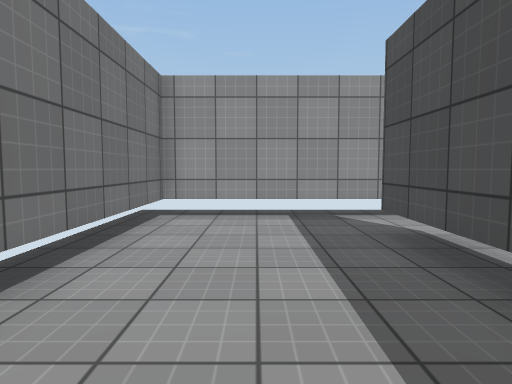
View 1 (above)

22 first-person views from a walk through a Unity game level. The camera is 1.2 m above the floor, tilts 4° down and sees 75° across. The floor is counted in squares, 1 m on a side. Each view is taken from the middle of a square. On the plan, view 1 faces up. The plan holds only what a view shows up to about 14 squares ahead; the rest is blank. The player is left out. Surface patterns are stand-ins for the level's own textures.

View 2
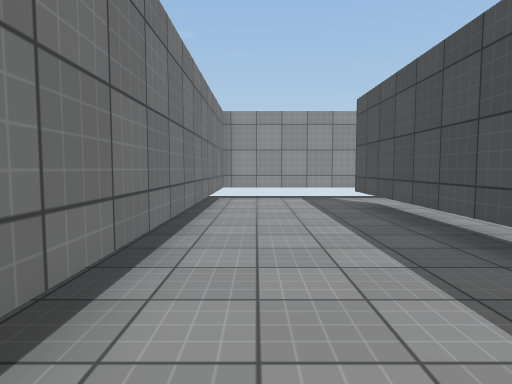

View 3
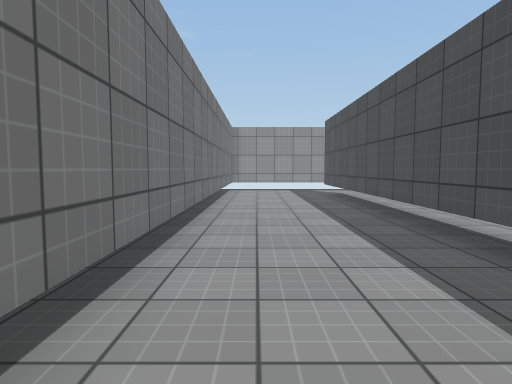

View 4
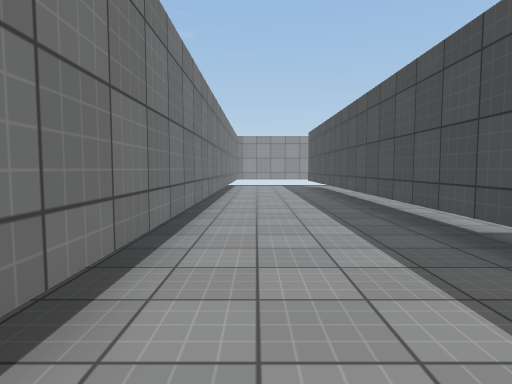

View 5
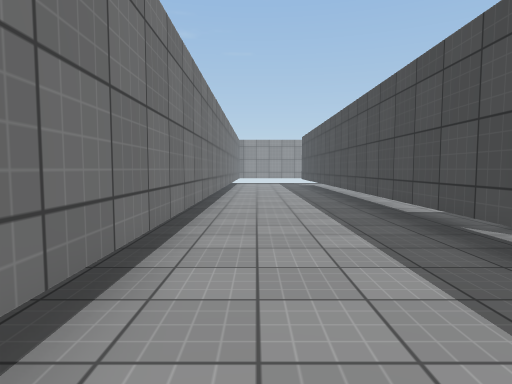

View 6
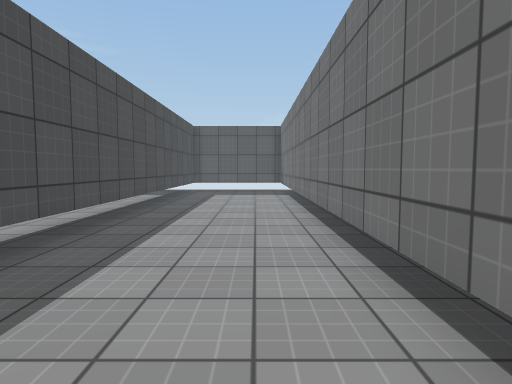

View 7
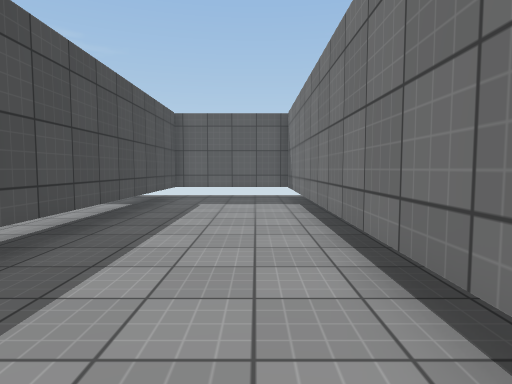

View 8
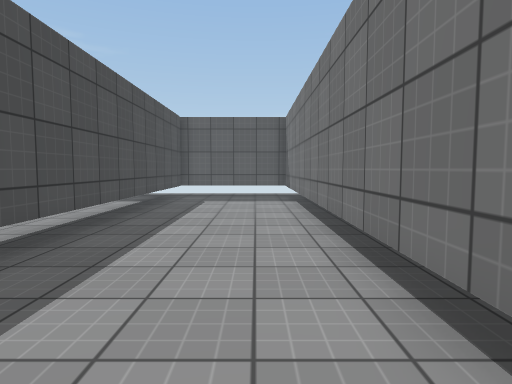

View 9
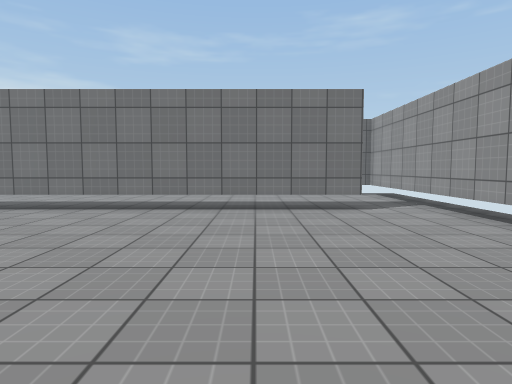

View 10
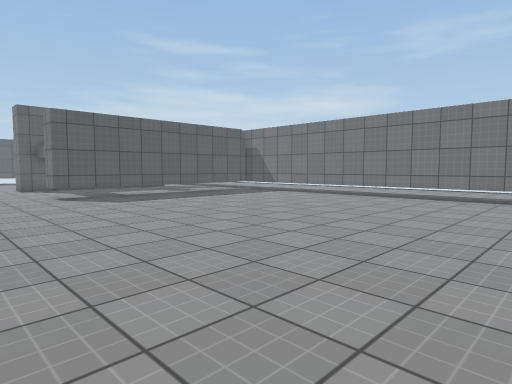

View 11
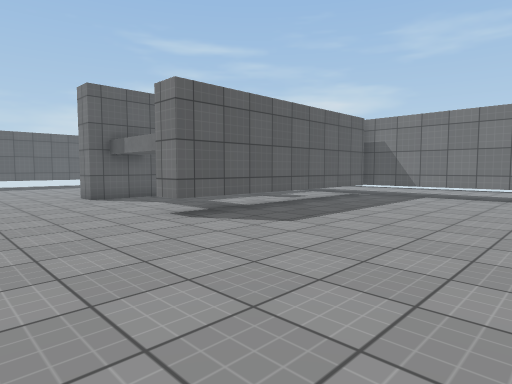

View 12
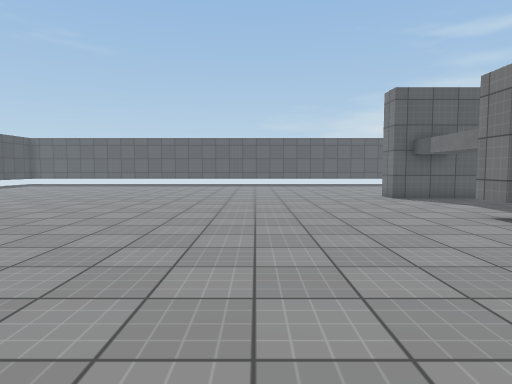

View 13
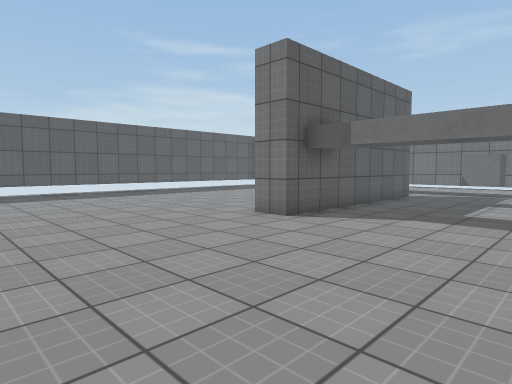

View 14
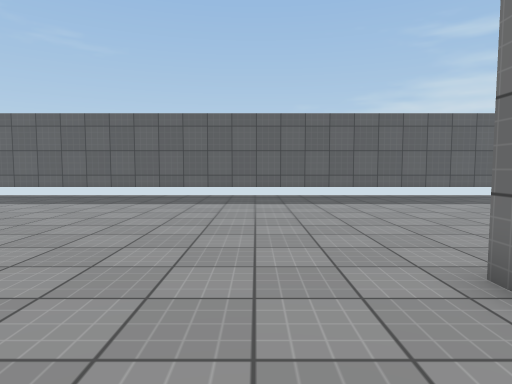

View 15
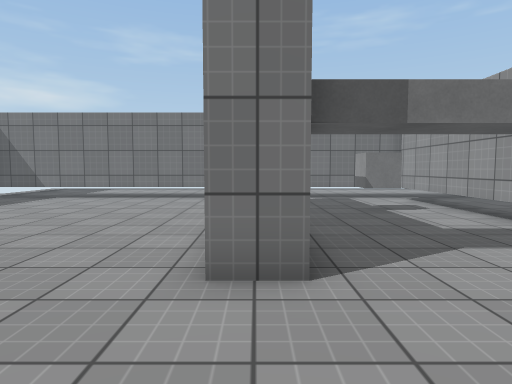

View 16
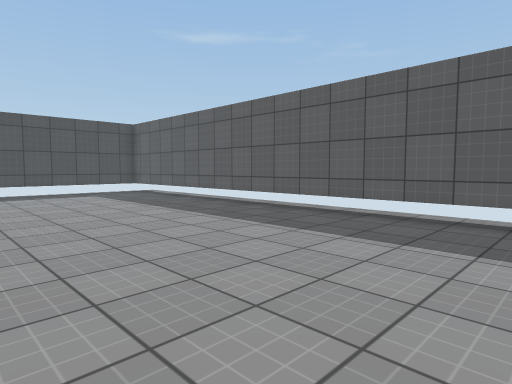

View 17
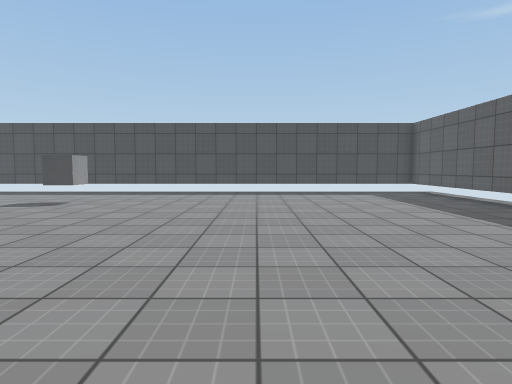

View 18
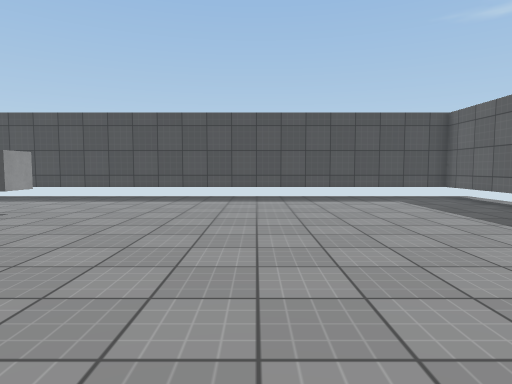

View 19
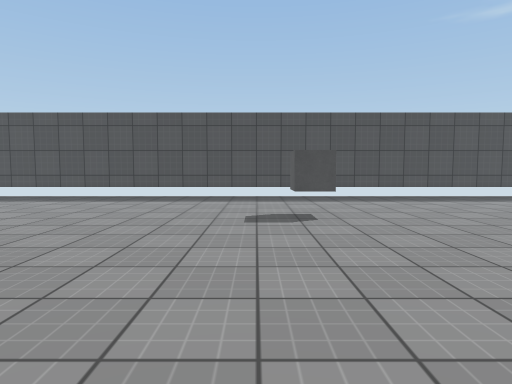

View 20
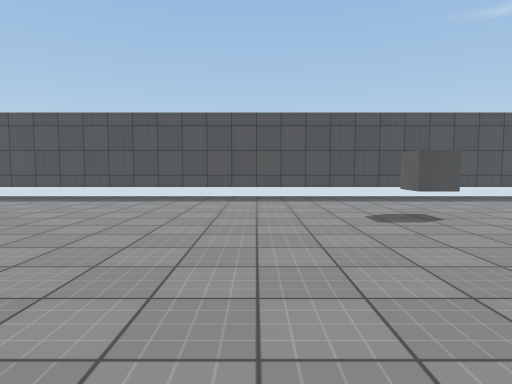

View 21
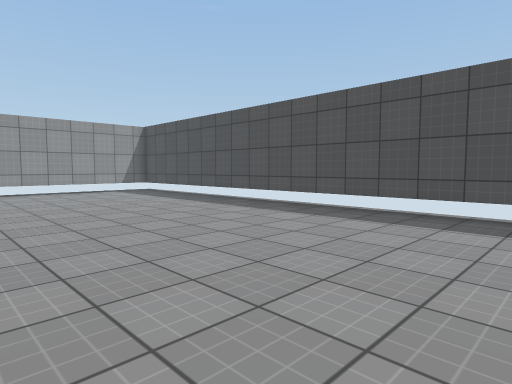

View 22
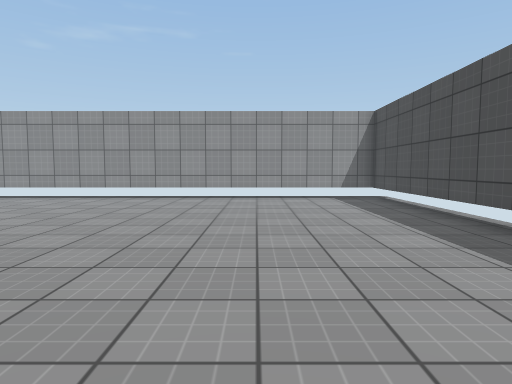

### Floor plan
Key: @ floor where view 1 was taken; # wall or solid block; . floor; T thing the floor can be seen under or through; C cube.
Columns run from 2 left of view 1 to 36 right of it. Each row starts with its distance up from view 1.
  8 #########              ################
  7 #..........             ..............#
  6 #...TT.......            .............#
  5 #...TT........           .............#
  4 #...TT........            ............#
  3 #...TT........ ... .       ...........#
  2 #...TT.............        ...........#
  1 #...TT..............        ..........#
  0 #.@.TT..............         .........#
 -1 #...TT..............          ........#
 -2 #...TT.............           ........#
 -3 #...TT.............           ........#
 -4 #...TT............. ..        ........#
 -5 #...T ..............         .........#
 -6 #...TT..................     .........#
 -7 #...TT...................  ...........#
 -8 #...TT................... ............#
 -9 #...TT................................#
-10 #...T ................................#
-11 #...T  TTTTTTTTT......................#
-12 #...T ##TTTT   T......................#
-13 #...T ................................#
-14 #...TT...C.......................C....#
-15 #...TT...C............................#
-16 #...TT................................#
-17 #...T . ..............................#
-18 #...T . ########......  ..............#
-19 #...T .   ............ ...............#
-20 #...TT................................#
-21 #...TT................................#
-22 #...TT................................#
-23 #...TT................................#
-24 #...TT................................#
-25 #...TT................................#
-26 #...#T................................#
-27 #...#T..  ............................#
-28 #...##.  .............................#
-29 #####   ###############################

Positions as (right, up) in squares from view 1, and headings:
1: (0, 0), facing up
2: (-1, -5), facing up
3: (-1, -10), facing up
4: (-1, -15), facing up
5: (-1, -18), facing up
6: (-1, -11), facing down
7: (-1, -15), facing down
8: (-1, -14), facing down
9: (13, 3), facing left
10: (17, 3), facing down-left
11: (18, -4), facing down-left
12: (19, -4), facing down
13: (20, -12), facing down-left
14: (16, -15), facing down
15: (17, -18), facing left
16: (19, -21), facing down-right
17: (19, -21), facing right
18: (22, -21), facing right
19: (22, -13), facing right
20: (22, -10), facing right
21: (27, -9), facing up-right
22: (31, -5), facing up
